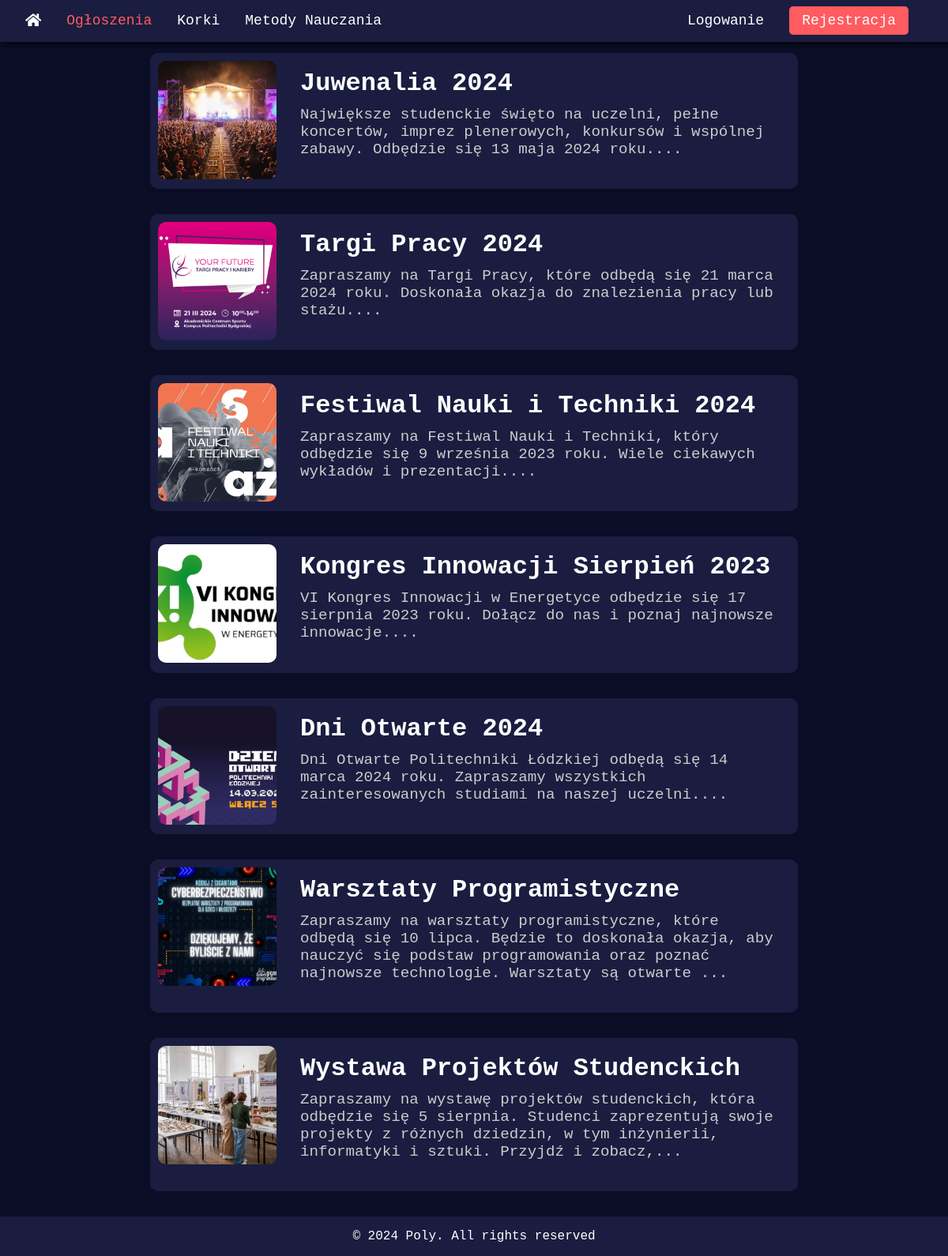
Page /subsites/info.php on the committed database.
### tables this page shows
CREATE TABLE `ogloszenia` (
  `ID_ogloszenia` int(11) NOT NULL,
  `tytul` varchar(100) NOT NULL,
  `Opis` varchar(500) NOT NULL,
  `Zdjecie` varchar(100) NOT NULL
);

### subsites/info.php (the view, shortened to what this page needs)
<!DOCTYPE html>
<html lang="pl">
<head>
    <link rel="stylesheet" type="text/css" media="screen" href="../styles.css">
    <link rel="stylesheet" href="https://cdnjs.cloudflare.com/ajax/libs/font-awesome/5.15.4/css/all.min.css">
</head>
<body>
    <?php include '../log/db.php'; ?>
    <header>
        <nav>
            <ul class="nav-left">
                <li><a href="../index.php"><i class="fas fa-home"></i></a></li>
                <li><a href="info.php" class="active">Ogłoszenia</a></li>
                <li><a href="korepetycje.php">Korki</a></li>
                <li><a href="metody.php">Metody Nauczania</a></li>
            </ul>
            <ul class="nav-right">
                <?php if(isset($_SESSION['loggedin']) && $_SESSION['loggedin'] === true): ?>
                    <li><a href="../subsites/edit.php">Edycja profilu</a></li>
                    <li><a href="../log/logout.php">Wyloguj</a></li>
                <?php else: ?>
                    <li><a href="#" id="login-btn">Logowanie</a></li>
                    <li><a href="#" id="register-btn" class="sign-up">Rejestracja</a></li>
                <?php endif; ?>
            </ul>
        </nav>
    </header>
    <div class="content">
        <section id="announcements">
            <h1>Ogłoszenia</h1>
            <div class="announcement-list">
                <?php
                $sql = "SELECT tytul, Opis, Zdjecie FROM ogloszenia";
                $result = $mysqli->query($sql);
                if ($result->num_rows > 0) {
                    while ($row = $result->fetch_assoc()) {
                        echo "<div class='announcement'>";
                        echo "<img src='" . $row['Zdjecie'] . "' alt='" . $row['tytul'] . "' class='announcement-img'>";
                        echo "<div class='announcement-text'>";
                        echo "<h2>" . $row['tytul'] . "</h2>";
                        echo "<p>" . substr($row['Opis'], 0, 200) . "...</p>";
                        echo "</div>";
                        echo "</div>";
                    }
                } else {
                    echo "Brak dostępnych ogłoszeń.";
                }
                ?>
            </div>
        </section>
    </div>
    <footer>&copy; 2024 Poly. All rights reserved</footer>
</body>
</html>

### styles.css (style rules this page uses)
body { font-family: "Courier New", Courier, monospace; margin: 0; padding: 0; background-color: #0b0e27; color: #fff; }
header { background-color: #1a1d3f; padding: 1rem; position: fixed; top: 0; width: 100%; z-index: 1000; transition: opacity 0.5s ease, box-shadow 0.5s ease; box-shadow: 0 2px 10px rgba(0, 0, 0, 0.8); }
header ul li a { text-decoration: none; color: #ffffff; font-size: 18px; transition: color 0.3s ease-in-out, transform 0.3s ease-in-out; }
nav { display: flex; justify-content: space-between; margin-right: 50px; }
.nav-left, .nav-right { display: flex; }
nav ul { list-style-type: none; margin: 0; padding: 0; }
nav ul li { margin: 0 1rem; }
nav ul li a { color: #fff; text-decoration: none; }
nav ul li .sign-up { background-color: #ff5b60; padding: 0.5rem 1rem; border-radius: 5px; }
footer { background-color: #1a1d3f; text-align: center; padding: 1rem; position: relative; }
.announcement-list { display: flex; flex-direction: column; align-items: center; gap: 2rem; padding-bottom: 2rem; }
.announcement { display: flex; align-items: flex-start; background-color: #1a1d3f; padding: 10px; border-radius: 10px; width: 80%; max-width: 800px; box-shadow: 0 4px 8px rgba(0, 0, 0, 0.1); transition: transform 0.3s ease, box-shadow 0.3s ease; cursor: pointer; }
.announcement-img { width: 150px; height: 150px; object-fit: cover; border-radius: 10px; margin-right: 20px; }
.announcement-text { display: flex; flex-direction: column; justify-content: flex-start; text-align: left; flex: 1; overflow-wrap: break-word; width: 200px; padding: 10px; }
.announcement-text h2 { font-size: 2rem; color: #fff; margin: 0; padding-top: 0; }
.announcement-text p { font-size: 1.2rem; color: #ccc; margin-top: 10px; }
header ul li a.active { color: #ff5b60; }

### rows in the picture
ogloszenia: Zdjecie (picture), tytul "Juwenalia 2024", Opis "Największe studenckie święto na uczelni, pełne koncertów, imprez plenerowych, konkursów i wspólnej zabawy. Odbędzie się 13 maja 2024 roku."
ogloszenia: Zdjecie (picture), tytul "Targi Pracy 2024", Opis "Zapraszamy na Targi Pracy, które odbędą się 21 marca 2024 roku. Doskonała okazja do znalezienia pracy lub stażu."
ogloszenia: Zdjecie (picture), tytul "Festiwal Nauki i Techniki 2024", Opis "Zapraszamy na Festiwal Nauki i Techniki, który odbędzie się 9 września 2023 roku. Wiele ciekawych wykładów i prezentacji."
ogloszenia: Zdjecie (picture), tytul "Kongres Innowacji Sierpień 2023", Opis "VI Kongres Innowacji w Energetyce odbędzie się 17 sierpnia 2023 roku. Dołącz do nas i poznaj najnowsze innowacje."
ogloszenia: Zdjecie (picture), tytul "Dni Otwarte 2024", Opis "Dni Otwarte Politechniki Łódzkiej odbędą się 14 marca 2024 roku. Zapraszamy wszystkich zainteresowanych studiami na naszej uczelni."
ogloszenia: Zdjecie (picture), tytul "Warsztaty Programistyczne", Opis "Zapraszamy na warsztaty programistyczne, które odbędą się 10 lipca. Będzie to doskonała okazja, aby nauczyć się podstaw programowania oraz poznać najnowsze technologie. Warsztaty są otwarte"
ogloszenia: Zdjecie (picture), tytul "Wystawa Projektów Studenckich", Opis "Zapraszamy na wystawę projektów studenckich, która odbędzie się 5 sierpnia. Studenci zaprezentują swoje projekty z różnych dziedzin, w tym inżynierii, informatyki i sztuki. Przyjdź i zobacz,"
